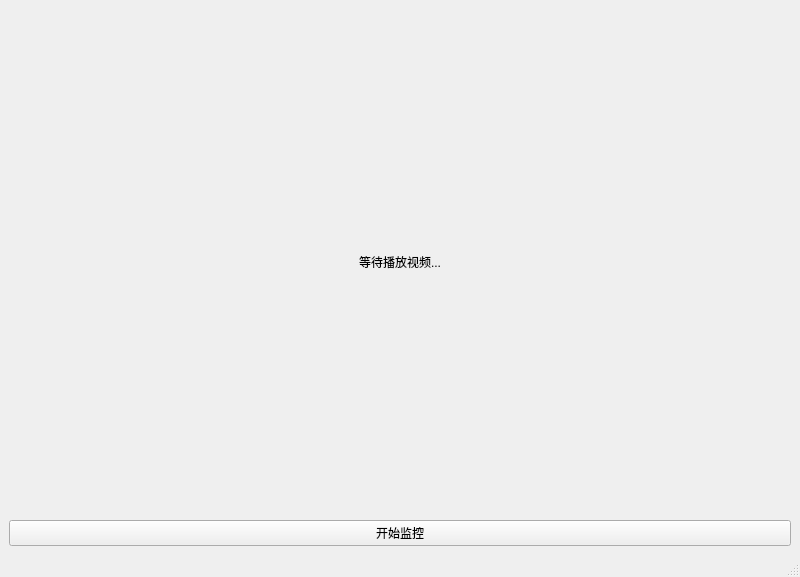
<?xml version="1.0" encoding="UTF-8"?>
<ui version="4.0">
 <class>MainWindow</class>
 <widget class="QMainWindow" name="MainWindow">
  <property name="geometry">
   <rect>
    <x>0</x>
    <y>0</y>
    <width>800</width>
    <height>577</height>
   </rect>
  </property>
  <property name="windowTitle">
   <string>MainWindow</string>
  </property>
  <widget class="QWidget" name="centralwidget">
   <layout class="QVBoxLayout" name="verticalLayout">
    <item>
     <widget class="QLabel" name="statusLabel">
      <property name="sizePolicy">
       <sizepolicy hsizetype="Expanding" vsizetype="Expanding">
        <horstretch>0</horstretch>
        <verstretch>0</verstretch>
       </sizepolicy>
      </property>
      <property name="text">
       <string>等待播放视频...</string>
      </property>
      <property name="alignment">
       <set>Qt::AlignmentFlag::AlignCenter</set>
      </property>
     </widget>
    </item>
    <item>
     <widget class="QPushButton" name="startButton">
      <property name="text">
       <string>开始监控</string>
      </property>
     </widget>
    </item>
   </layout>
  </widget>
  <widget class="QMenuBar" name="menubar">
   <property name="geometry">
    <rect>
     <x>0</x>
     <y>0</y>
     <width>800</width>
     <height>20</height>
    </rect>
   </property>
  </widget>
  <widget class="QStatusBar" name="statusbar"/>
 </widget>
 <resources/>
 <connections/>
</ui>
